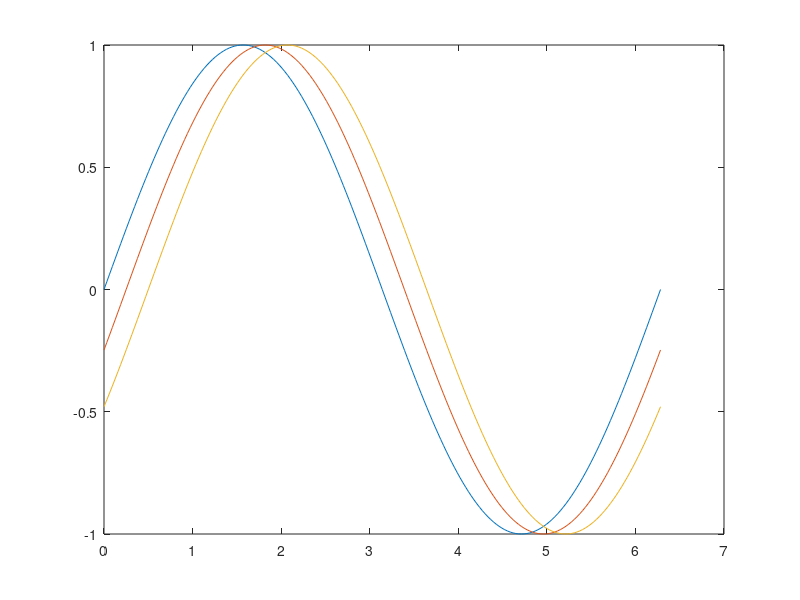

MATLAB code to generate this figure:
% to create matrix

% Matrices and Arrays
A = [16 3 2 13; 5 10 11 8; 9 6 7 12; 4 15 14 1];
B = [16 3 2 13; 5 10 11 8; 9 6 7 12; 4 15 14 1];

% With and without ;
sumColl4 = A(1,4) + A(2,4) + A(3,4) + A(4,4);
% add the values on the row 4

% the colon operator
Co1 = 1:10; % to create an array with the value of 1-10 with the interval of 1
Co2 = 1:2:10; % to create an array with the value of 1-10 with the interval of 2
sumColl4 = sum(A(1,1:4)); % add the values on the column 1

% dot product
AdotA = A.*A;

% matrix product
AtimesA = A*A;

% vector cross product
U = [3 -4 1];
V = [5 2 -6];
UcrossV = cross(U,V);

% Plots
x = 0:pi/100:2*pi;
y = sin(x);
y2 = sin(x-.25);
y3 = sin(x-.5);
plot(x,y,x,y2,x,y3)








